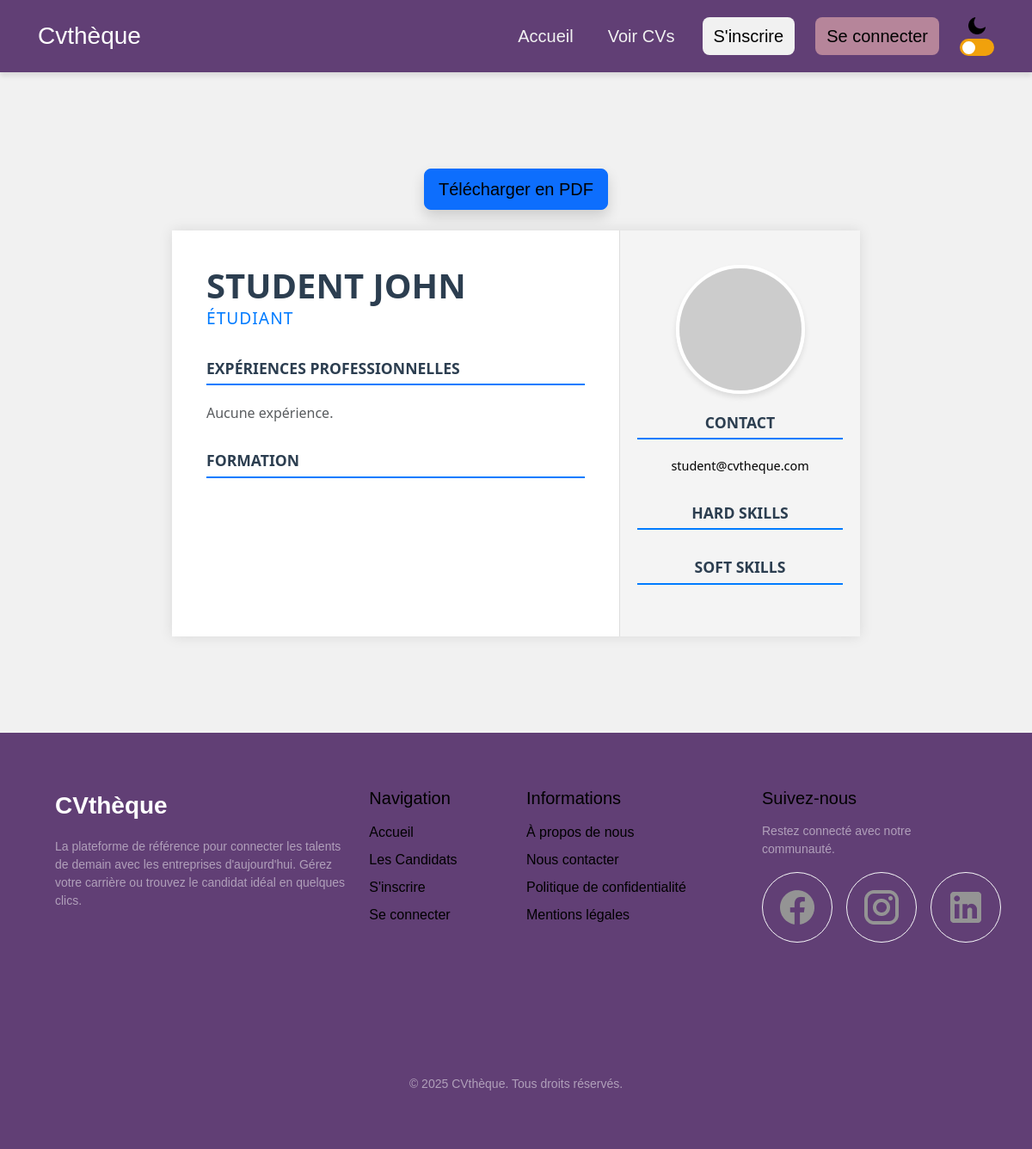
The app's page /index.php?page=resume&id=2 with its own data.
### tables this page shows
CREATE TABLE IF NOT EXISTS `user` (
  `id` int(11) NOT NULL AUTO_INCREMENT,
  `pwd` varchar(256) NOT NULL,
  `email` varchar(100) NOT NULL,
  `role_id` int(11) NOT NULL DEFAULT 1,
  `firstname` varchar(100) NOT NULL,
  `lastname` varchar(100) NOT NULL,
  `job_title` longtext DEFAULT NULL,
  `picture` longtext DEFAULT NULL,
  `phone` varchar(100) NOT NULL,
  `driver_licence` tinyint(4) DEFAULT NULL,
  `username` varchar(100) NOT NULL,
  `country_id` int(10) UNSIGNED DEFAULT NULL,
  `is_active` tinyint(1) DEFAULT 1,
  PRIMARY KEY (`id`),
  KEY `fk_user_role_idx` (`role_id`),
  KEY `fk_user_country1_idx` (`country_id`)
);

### pages/resume.php (the view, shortened to what this page needs)
<?php
if (isset($_GET['id']) && !empty($_GET['id'])) {
    $id = intval($_GET['id']);
} elseif (isset($_SESSION['user']['id'])) {
    $id = $_SESSION['user']['id'];
} else {
    header('Location: index.php');
    exit();
}
$msg = "";
$stmt = $pdo->prepare("SELECT * FROM `user` WHERE `id` = :id");
$stmt->execute(['id' => $id]);
$user = $stmt->fetch(PDO::FETCH_ASSOC);
$stmt2 = $pdo->prepare("SELECT * FROM `experience` WHERE `user_id` = :id ORDER BY date_start DESC");
$stmt2->execute(['id' => $id]);
$experiences = $stmt2->fetchAll(PDO::FETCH_ASSOC);
?>
<div class="container my-5">
    <div id="container" class="text-center mb-4">
        <?= $msg ?> <button onclick="generatePDF()" class="btn btn-primary btn-lg shadow">
             Télécharger en PDF
        </button>
    </div>
    <div id="doc-target">
        <div class="cv-row">
            <div class="cv-wrap-main">
                <div class="cv-name">
                    <?= htmlspecialchars($user['lastname']) . ' ' . htmlspecialchars($user['firstname']) ?>
                </div>
                <div class="cv-subname">
                    <?= !empty($user['job_title']) ? htmlspecialchars($user['job_title']) : 'Candidat' ?>
                </div>
                <div class="cv-content">
                    <div class="head-title">Expériences Professionnelles</div>
                    <?php if(empty($experiences)): ?><p class="text-muted">Aucune expérience.</p><?php endif; ?>
                </div>
                <div class="cv-content">
                    <div class="head-title">Formation</div>
                </div>
            </div>
            <div class="cv-wrap-sidebar">
                <div class="avatar">
                    <?php $photo = !empty($user['picture']) ? $user['picture'] : 'https://via.placeholder.com/150'; ?>
                    <img src="<?= htmlspecialchars($photo) ?>" alt="Profil" />
                </div>
                <div class="info">
                    <div class="head-title" style="margin-top:0;">Contact</div>
                    <p><a href="mailto:<?= htmlspecialchars($user['email']) ?>"><?= htmlspecialchars($user['email']) ?></a></p>
                </div>
                <div class="cv-skills">
                    <div class="head-title">Hard Skills</div>
                </div>
                <div class="cv-skills">
                    <div class="head-title">Soft Skills</div>
                </div>
            </div>
        </div>
    </div>
</div>

### assets/css/index.css (style rules this page uses)
* { box-sizing: border-box; }
[data-theme = "light"] { --bg-color: #F1F1F1; --bg2-color: #f5f5f5; --text-color: #010101; --text-color-inverse: #f1f1f1; --profile-bg-card: #797777; --guest-main: #613F75; --guest-hover: #7d5c9c; --guest-primary: #b6859a; --guest-secondary: #965e78; --guest-tertiary: #F39199; --student-main: var(--student-primary); --student-hover: #5C90C7; --student-primary: #7fb1e0; --student-secondary: #77d5ea; --student-tertiary: #A6D4FF; --admin-main: var(--admin-primary); --admin-hover: #C75C5C; --admin-primary: #E38A8A; --admin-secondary: #c75c75; --admin-tertiary: #FFA6A6; }
body { margin: 0; min-height: 100vh; display: flex; flex-direction: column; font-family: Arial, sans-serif; background-color: var(--bg-color); color: var(--text-color); transition: background-color 0.3s ease, color 0.3s ease; }
a { list-style: none; text-decoration: none; color: var(--text-color); }
.container { margin: 0 auto; padding: 4rem; }
.container { margin: 0 auto; max-width: 1200px; }

### assets/css/header-footer.css (style rules this page uses)
.btn { margin: 0 auto; cursor: pointer; transition: all 0.3s ease; color: var(--text-button); }
.btn { cursor: pointer; transition: all 0.3s ease; border-radius: 8px; }

### assets/css/resume.css (style rules this page uses)
#doc-target { font-family: 'Segoe UI', sans-serif; max-width: 800px; margin: 0 auto; box-shadow: 0 0 15px rgba(0, 0, 0, 0.1); background: white; }
.cv-row { display: flex; flex-wrap: wrap; }
.cv-wrap-main { width: 65%; padding: 40px; background-color: #fff; }
.cv-wrap-sidebar { width: 35%; padding: 40px 20px; background-color: #f4f4f4; border-left: 1px solid #ddd; text-align: center; }
.cv-name { font-size: 2.5rem; font-weight: 700; text-transform: uppercase; color: #2c3e50; line-height: 1.2; }
.cv-subname { font-size: 1.2rem; color: #007BFF; margin-bottom: 30px; font-weight: 500; text-transform: uppercase; letter-spacing: 1px; }
.head-title { font-size: 1.1rem; font-weight: bold; text-transform: uppercase; border-bottom: 2px solid #007BFF; padding-bottom: 5px; margin-bottom: 20px; margin-top: 30px; color: #2c3e50; }
.avatar img { width: 150px; height: 150px; border-radius: 50%; object-fit: cover; border: 4px solid #fff; box-shadow: 0 4px 6px rgba(0, 0, 0, 0.1); margin-bottom: 20px; }
.info p { margin: 5px 0; font-size: 0.9rem; word-break: break-all; }

### records on screen
user: lastname "STUDENT", firstname "JOHN", job_title "ÉTUDIANT", email "student@cvtheque.com"
